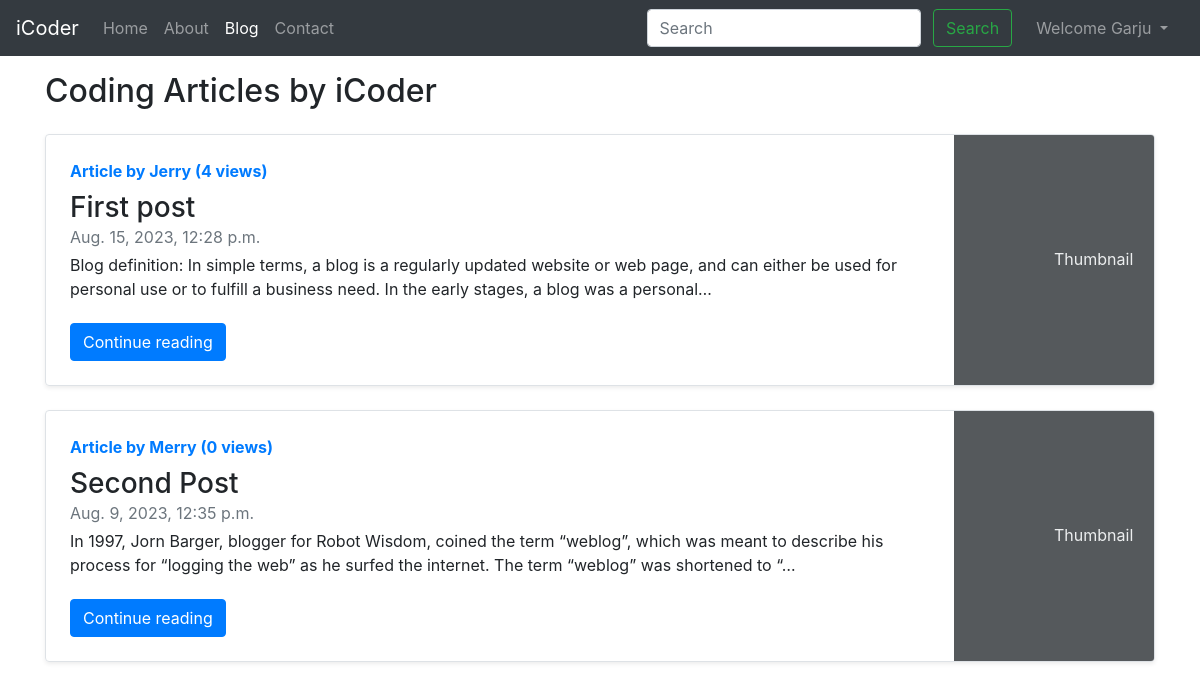
Page /blog/ (signed in) on the committed database.
### blog/models.py (models this page shows)
class Post(models.Model):
    sno = models.AutoField(primary_key=True)
    title = models.CharField(max_length=255)
    content = models.TextField(max_length=255)
    author = models.CharField(max_length=25)
    slug = models.CharField(max_length=130)
    views = models.IntegerField(default=0)
    timeStamp = models.DateTimeField(blank=True)
    def __str__(self):
        return self.title

### blog/views.py (the view)
# urls.py: path('', views.blogHome, name='blogHome'),
def blogHome(request):
    allPosts = Post.objects.all()
    print(allPosts)
    context = {'allPosts': allPosts}
    return render(request, 'blog/blogHome.html', context)

### templates/blog/blogHome.html (shortened to what this page needs)
{% extends 'base.html' %}
{% block blogactive %}active{% endblock blogactive %}
{% block body %}
<div class="container my-3">
    <h2>Coding Articles by iCoder</h2>
    {% for post in allPosts %}
      <div class="row no-gutters border rounded overflow-hidden flex-md-row my-4 shadow-sm h-md-250 position-relative">
          <div class="col p-4 d-flex flex-column position-static">
            <strong class="d-inline-block mb-2 text-primary">Article by {{ post.author }} ({{ post.views }} views)</strong>
            <h3 class="mb-0">{{ post.title }}</h3>
            <div class="mb-1 text-muted">{{ post.timeStamp }}</div>
            <p class="card-text mb-auto">{{ post.content | truncatechars:200 }}</p>
            <div>
              <a href="/blog/{{ post.slug }}"  role="button" class="btn btn-primary">Continue reading</a>
            </div>
          </div>
          <div class="col-auto d-none d-lg-block">
            <svg class="bd-placeholder-img" width="200" height="250" xmlns="http://www.w3.org/2000/svg" preserveAspectRatio="xMidYMid slice" focusable="false" role="img" aria-label="Placeholder: Thumbnail"><title>Placeholder</title><rect width="100%" height="100%" fill="#55595c"></rect><text x="50%" y="50%" fill="#eceeef" dy=".3em">Thumbnail</text></svg>
          </div>
      </div>
    {% endfor %}
</div>
{% endblock body %}

### templates/base.html (shortened to what this page needs)
<!doctype html>
<html lang="en">
  <head>
    <link rel="stylesheet" href="https://cdn.jsdelivr.net/npm/bootstrap@4.4.1/dist/css/bootstrap.min.css">
  </head>
  <body>
    <nav class="navbar navbar-expand-lg navbar-dark bg-dark">
        <a class="navbar-brand" href="/">iCoder</a>
        <div class="collapse navbar-collapse" id="navbarSupportedContent">
          <ul class="navbar-nav mr-auto">
            <li class="nav-item {% block homeactive %}{% endblock homeactive %}">
              <a class="nav-link" href="/">Home <span class="sr-only">(current)</span></a>
            </li>
            <li class="nav-item {% block aboutactive %}{% endblock aboutactive %}">
              <a class="nav-link" href="/about">About</a>
            </li>
            <li class="nav-item {% block blogactive %}{% endblock blogactive %}">
              <a class="nav-link" href="/blog">Blog</a>
            </li>
            <li class="nav-item {% block contactactive %}{% endblock contactactive %}">
              <a class="nav-link" href="/contact">Contact</a>
            </li>
          </ul>
          <div class="ml-auto form-inline ">
            <form method="get" action="/search" class="my-2 my-lg-0 mx-3">
              <input class="form-control mr-sm-2" type="search" placeholder="Search" aria-label="Search"  name="query"  id="query">
              <button class="btn btn-outline-success my-2 my-sm-0" type="submit">Search</button>
            </form>
            {% if user.is_authenticated %}
            <ul class="navbar-nav mr-2">
              <li class="nav-item dropdown">
                <a class="nav-link dropdown-toggle" href="#" id="navbarDropdown" role="button" data-toggle="dropdown" aria-haspopup="true" aria-expanded="false">
                  Welcome {{ request.user }}
                </a>
              </li>
            </ul>
          {% endif %}
        </div>
        </div>
      </nav>
      {% block body %}{% endblock body %}
  </body>
</html>

### rows in the picture
Post: author "Jerry", views "4", title "First post", timeStamp "Aug. 15, 2023, 12:28 p.m.", content "Blog definition: In simple terms, a blog is a regularly updated website or web page, and can either be used for personal use or to fulfill a business need. In the early stages, a blog was a personal…"
Post: author "Merry", views "0", title "Second Post", timeStamp "Aug. 9, 2023, 12:35 p.m.", content "In 1997, Jorn Barger, blogger for Robot Wisdom, coined the term “weblog”, which was meant to describe his process for “logging the web” as he surfed the internet. The term “weblog” was shortened to “…"

### other values in the picture
{{ request.user }} "Garju"
